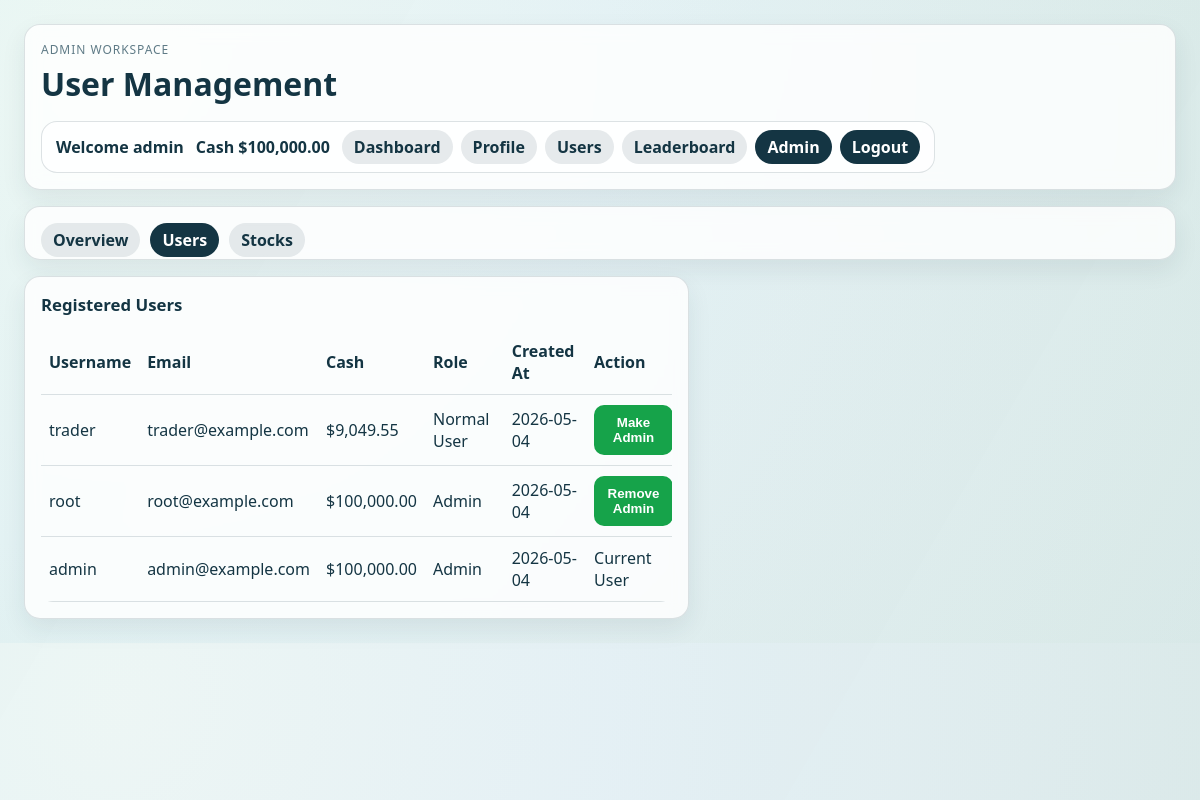
/admin/users (signed in), run on the app's committed database.
### models.py (models this page shows, shortened)
class User(UserMixin, db.Model):
    id = db.Column(db.Integer, primary_key=True)
    username = db.Column(db.String(30), unique=True, nullable=False)
    email = db.Column(db.String(120), unique=True, nullable=False)
    password_hash = db.Column(db.String(255), nullable=False)
    is_admin = db.Column(db.Boolean, nullable=False, default=False)
    cash = db.Column(db.Numeric(12, 2), nullable=False, default=Decimal("10000.00"))
    bio = db.Column(db.String(200), nullable=True, default="")
    avatar_url = db.Column(db.String(500), nullable=True, default="")
    hide_holdings = db.Column(db.Boolean, nullable=False, default=False)
    created_at = db.Column(db.DateTime, nullable=False, default=datetime.utcnow)
    holdings = db.relationship("StockHolding", back_populates="user", cascade="all, delete-orphan")
    transactions = db.relationship("StockTransaction", back_populates="user", cascade="all, delete-orphan")

### app.py (the view)
@app.route("/admin/users")
@login_required
@admin_required
def admin_users():
    users = User.query.order_by(User.created_at.desc()).all()
    form = EmptyForm()
    return render_template(
        "admin_users.html",
        user_rows=build_admin_user_rows(users),
        form=form
    )

### app.py (called while the page is built)
@login_manager.user_loader
def load_user(user_id):
    return User.query.get(int(user_id))

def admin_required(view_func):
    @wraps(view_func)
    def wrapped_view(*args, **kwargs):
        if not current_user.is_authenticated:
            return redirect(url_for("login"))
        if not current_user.is_admin:
            flash("Admin access required.")
            return redirect(url_for("dashboard"))
        return view_func(*args, **kwargs)
    return wrapped_view

def build_admin_user_rows(users):
    return [
        {
            "user": user,
            "is_current_user": user.id == current_user.id,
            "role_label": "Admin" if user.is_admin else "Normal User",
            "action_label": "Remove Admin" if user.is_admin else "Make Admin",
        }
        for user in users
    ]

### templates/admin_users.html (shortened to what this page needs)
<!DOCTYPE html>
<html lang="en">
<head>
    <link rel="stylesheet" href="{{ url_for('static', filename='css/dashboard.css') }}">
</head>
<body>
    <div class="dashboard-bg"></div>
    <main class="dashboard">
        <header class="page-header panel">
            <div>
                <p class="kicker">Admin Workspace</p>
                <h1>User Management</h1>
            </div>
            {% include "_main_nav.html" %}
        </header>
        {% include "_admin_nav.html" %}
        <section class="panel holding-area">
            <h2>Registered Users</h2>
            <div class="table-wrap">
                <table>
                    <thead>
                        <tr>
                            <th>Username</th>
                            <th>Email</th>
                            <th>Cash</th>
                            <th>Role</th>
                            <th>Created At</th>
                            <th>Action</th>
                        </tr>
                    </thead>
                    <tbody>
                        {% for row in user_rows %}
                        <tr>
                            <td>{{ row.user.username }}</td>
                            <td>{{ row.user.email }}</td>
                            <td>${{ "{:,.2f}".format(row.user.cash) }}</td>
                            <td>{{ row.role_label }}</td>
                            <td>{{ row.user.created_at.strftime("%Y-%m-%d") }}</td>
                            <td>
                                {% if not row.is_current_user %}
                                    <form method="POST" action="{{ url_for('toggle_admin_role', user_id=row.user.id) }}">
                                        <button class="btn buy" type="submit">
                                            {{ row.action_label }}
                                        </button>
                                    </form>
                                {% else %}
                                    Current User
                                {% endif %}
                            </td>
                        </tr>
                        {% endfor %}
                    </tbody>
                </table>
            </div>
        </section>
    </main>
</body>
</html>

### templates/_main_nav.html
<div class="header-actions">
    <div class="user-panel">
        <div class="user-summary">
            <p class="welcome-text">Welcome {{ current_user.username }}</p>
            <p class="welcome-text">Cash <span id="accountCash">${{ "{:,.2f}".format(current_user.cash|float) }}</span></p>
        </div>
        <nav class="user-links" aria-label="Main navigation">
            <a class="action-link secondary {% if request.endpoint == 'dashboard' %}active{% endif %}" href="{{ url_for('dashboard') }}">Dashboard</a>
            <a class="action-link secondary {% if request.endpoint == 'profile' %}active{% endif %}" href="{{ url_for('profile') }}">Profile</a>
            <a class="action-link secondary {% if request.endpoint == 'users' %}active{% endif %}" href="{{ url_for('users') }}">Users</a>
            <a class="action-link secondary {% if request.endpoint == 'leaderboard' %}active{% endif %}" href="{{ url_for('leaderboard') }}">Leaderboard</a>
            {% if current_user.is_admin %}
                <a class="action-link secondary {% if request.endpoint in ['admin_dashboard', 'admin_users', 'admin_stocks', 'toggle_admin_role'] %}active{% endif %}" href="{{ url_for('admin_dashboard') }}">Admin</a>
            {% endif %}
            <a class="action-link" href="{{ url_for('logout') }}">Logout</a>
        </nav>
    </div>
</div>

### static/css/dashboard.css (style rules this page uses)
:root { --bg-1: #f6fbff; --bg-2: #e8f5f0; --ink: #143543; --muted: #5f7b86; --panel: rgba(255, 255, 255, 0.82); --line: rgba(20, 53, 67, 0.14); --buy: #16a34a; --sell: #dc2626; --up: #16a34a; --down: #dc2626; }
* { box-sizing: border-box; }
body { margin: 0; font-family: "Avenir Next", "Segoe UI", sans-serif; color: var(--ink); background: radial-gradient(circle at 10% 10%, #ffffff 0%, var(--bg-1) 40%, var(--bg-2) 100%); min-width: 320px; }
.dashboard-bg { position: fixed; inset: 0; background-image: linear-gradient(120deg, rgba(12, 158, 108, 0.08) 0%, rgba(19, 73, 125, 0.07) 100%); pointer-events: none; z-index: 0; }
.dashboard { position: relative; z-index: 1; display: grid; gap: 16px; grid-template-columns: repeat(12, 1fr); padding: clamp(12px, 2vw, 24px); max-width: 1280px; margin: 0 auto; }
.panel { background: var(--panel); border: 1px solid var(--line); border-radius: 16px; padding: 16px; backdrop-filter: blur(8px); box-shadow: 0 10px 24px rgba(21, 45, 64, 0.08); }
.page-header { grid-column: 1 / -1; display: flex; justify-content: space-between; align-items: center; gap: 16px; flex-wrap: wrap; }
.page-header > div:first-child { min-width: 220px; }
.header-actions { display: flex; align-items: center; gap: 12px; flex-wrap: wrap; justify-content: flex-end; min-width: min(100%, 680px); }
.user-panel { display: flex; align-items: center; gap: 12px; padding: 8px 14px; border: 1px solid var(--line); border-radius: 16px; background: rgba(255, 255, 255, 0.72); flex-wrap: wrap; justify-content: flex-end; width: 100%; }
.user-summary { display: flex; align-items: center; gap: 12px; flex-wrap: wrap; }
.user-summary .welcome-text:first-child { max-width: 180px; overflow: hidden; text-overflow: ellipsis; white-space: nowrap; }
.welcome-text { margin: 0; font-weight: 600; color: var(--ink); }
.user-links { display: flex; align-items: center; gap: 8px; flex-wrap: wrap; justify-content: flex-end; }
.action-link { display: inline-flex; align-items: center; justify-content: center; min-height: 34px; padding: 0 12px; border-radius: 999px; background: var(--ink); color: #fff; text-decoration: none; font-weight: 600; white-space: nowrap; line-height: 1; }
.action-link.secondary { background: rgba(20, 53, 67, 0.1); color: var(--ink); }
.action-link.active { background: var(--ink); color: #fff; }
.kicker { text-transform: uppercase; letter-spacing: 0.08em; font-size: 0.75rem; color: var(--muted); margin: 0 0 4px; }
h1 { margin: 0; font-size: clamp(1.4rem, 2.8vw, 2rem); }
h2 { margin: 0 0 14px; font-size: 1.05rem; }
.btn { border: none; border-radius: 10px; padding: 10px; font-weight: 700; cursor: pointer; color: #fff; }
.btn.buy { background: var(--buy); }
.holding-area { grid-column: span 7; }
table { width: 100%; border-collapse: collapse; min-width: 640px; }
.table-wrap { max-width: 100%; overflow-x: auto; -webkit-overflow-scrolling: touch; border-radius: 12px; }
th, td { text-align: left; padding: 10px 8px; border-bottom: 1px solid var(--line); }

### data on the page
User: username "admin", cash "100,000.00", user.username "admin", user.email "admin@example.com", user.cash "100,000.00", user.created_at "2026-05-04"
User: user.username "trader", user.email "trader@example.com", user.cash "9,049.55", user.created_at "2026-05-04"
User: user.username "root", user.email "root@example.com", user.cash "100,000.00", user.created_at "2026-05-04"

### other printed values
{{ row.role_label }} "Normal User" "Admin" "Admin"
{{ row.action_label }} "Make Admin" "Remove Admin"
